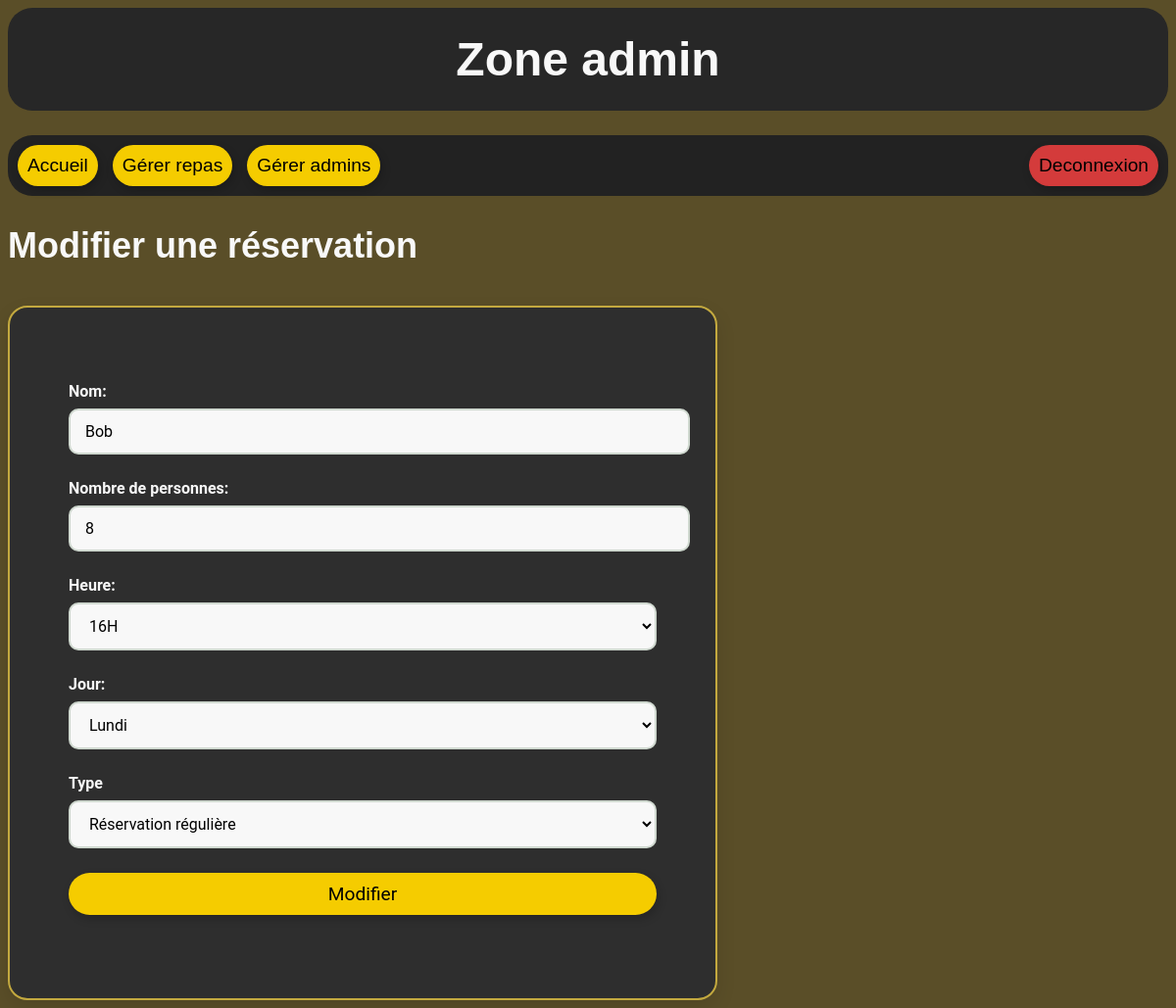
/admin/modifier_reservation.php?id=6 (signed in), run on an earlier commit of the app's database.
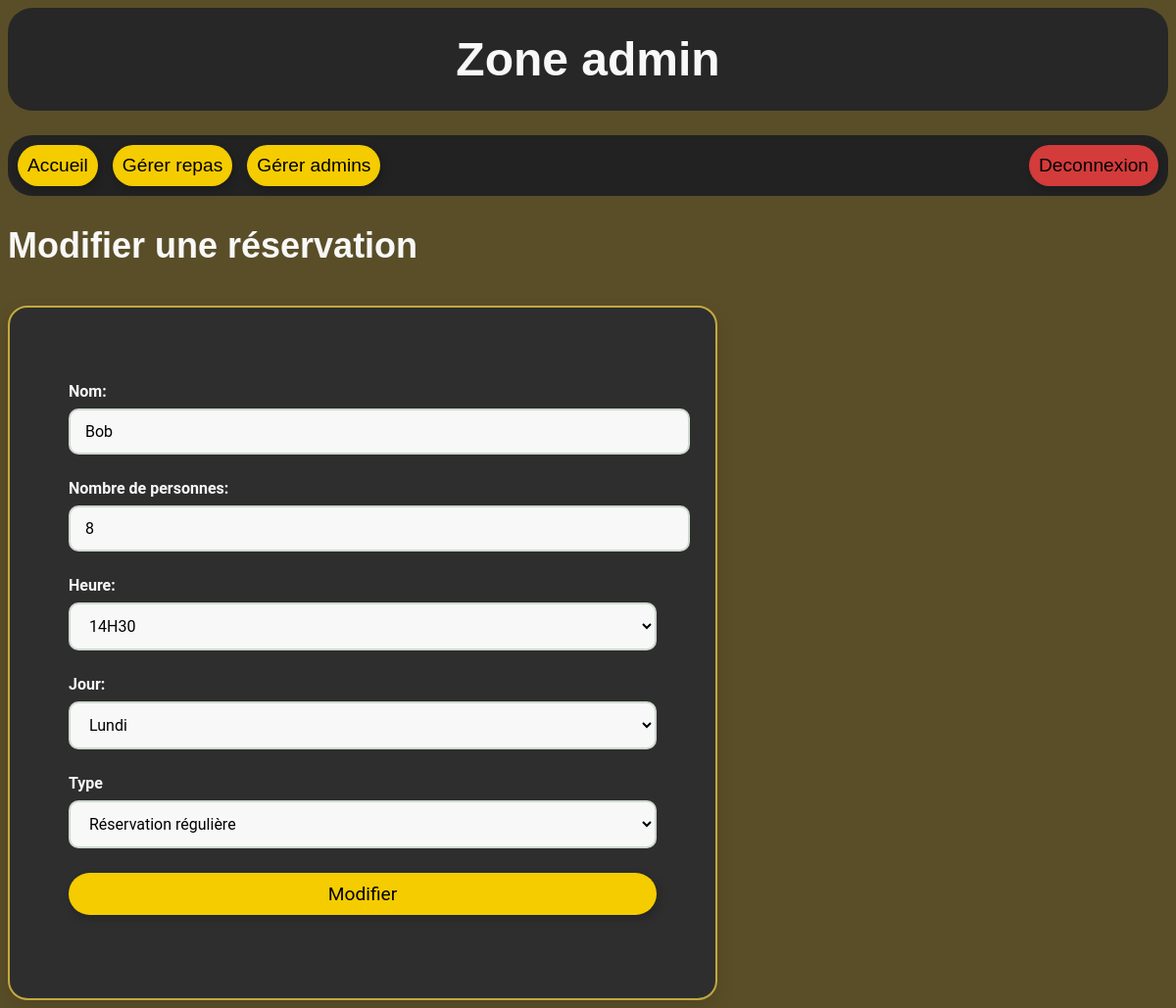
And on a later commit of the database.
### tables this page shows
CREATE TABLE "reservations" (
	"id"	INTEGER NOT NULL UNIQUE,
	"jour"	TEXT NOT NULL,
	"type"	TEXT NOT NULL,
	"nom"	TEXT NOT NULL,
	"nb"	INTEGER NOT NULL,
	"temps"	TEXT NOT NULL,
	PRIMARY KEY("id" AUTOINCREMENT)
);

### admin/modifier_reservation.php (the view, shortened to what this page needs)
<?php
include "../includes/base.php";
if (empty($_POST)) {
    $id = $_GET["id"];
    $sql = "
        SELECT *
        FROM reservations
        WHERE id = :id
    ";
    $stmt = $bdd->prepare($sql);
    $stmt->execute([
        ":id" => $id,
    ]);
    $reservation = $stmt->fetch();
}
?>
<!DOCTYPE html>
<html lang="en">
<head>
    <link rel="stylesheet" href="../../css/style_admin.css">
</head>
<body>
    <h1>Zone admin</h1>
    <nav>
        <a class="changement_page" href="index.php"> Accueil </a>
        <a class="changement_page" href="repas/repas.php"> Gérer repas </a>
        <a class="changement_page" href="employes/gestion_admin.php"> Gérer admins </a>
        <a class="deconnexion" href="deconnexion.php"> Deconnexion </a>
    </nav>
    <h2>Modifier une réservation</h2>
    <form action="modifier_reservation.php" method="post">
        <div>
            <p>Nom:</p>
            <input name="nom" type="text" value="<?= $reservation["nom"] ?>">
        </div>
        <div>
            <p>Nombre de personnes:</p>
            <input name="nb" type="number" min="1" max="20" step="1" value="<?= $reservation["nb"] ?>">
        </div>
        <div>
            <p>Heure:</p>
            <Select name="temps">
                <option value="<?= $reservation["temps"] ?>"><?= $reservation["temps"] ?></option>
            </Select>
        </div>
        <div>
            <p>Jour:</p>
            <select name="jour">
                <option value="<?= $reservation["jour"] ?>"><?= $reservation["jour"] ?></option>
            </select>
        </div>
        <div>
            <p>Type</p>
            <select name="type">
                <option value="<?= $reservation["type"] ?>"><?= $reservation["type"] ?></option>
            </select>
        </div>
        <div>
            <input class="modifier" type="submit" value="Modifier">
        </div>
    </form>
</body>
</html>

### css/style_admin.css (style rules this page uses)
body { font-family: Arial, Helvetica, sans-serif; background-color: #5a4e28; }
h1 { margin: 0 0 25px 0; color: #F8F8F8; background-color: #272727; padding: 25px; border-radius: 25px; text-align: center; font-size: 48px; }
h2 { font-size: 36px; color: #F8F8F8; }
nav { background-color: #222222; padding: 10px; border-radius: 25px; display: flex; justify-content: center; gap: 15px; margin-bottom: 15px; }
a, input.modifier, input.ajouter { border: none; padding: 10px; border-radius: 50px; text-decoration: none; color: black; font-size: larger; box-shadow: 2px 4px 10px rgba(0, 0, 0, 0.2); text-align: center; }
input, select { font-size: 16px; padding: 2px; margin-bottom: 5px; }
form p { font-weight: bold; }
form { background-color:#2e2e2e; border-radius: 20px; max-width: 600px; margin-top: 40px; padding: 60px; box-shadow: 0 8px 20px rgba(0, 0, 0, 0.1); font-family: 'Roboto', sans-serif; border: 2px solid #C3A93F; }
form div { margin-bottom: 20px; }
form p { margin-bottom: 8px; font-weight: bold; color: #F8F8F8; }
form input, form select { width: 100%; padding: 12px 15px; border: 2px solid #cfd8cf; border-radius: 10px; font-size: 1em; font-family: 'Roboto', sans-serif; background-color: #F8F8F8; transition: 0.3s border-color; }

What changed in the data, as far as the page shows it:
changed reservations "Bob": temps "16H" → "14H30"
